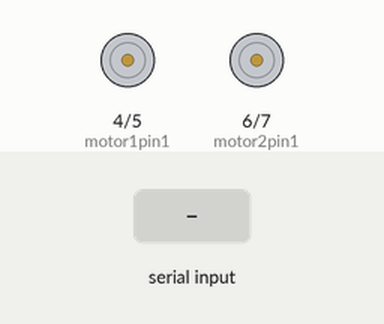
This sketch was run on a simulated Arduino Uno, built with avr-gcc and run on an emulated ATmega328P. On the bench: motor-driver pin pairs drawn as motors (green arrow = first pin HIGH = forward, orange = second pin HIGH = backward, longer = more drive). The inputs (shaded band) are chosen by the test bench.

Above: at 1.2 s.
1.3 s: "w" received over Serial
At 2.4 s:
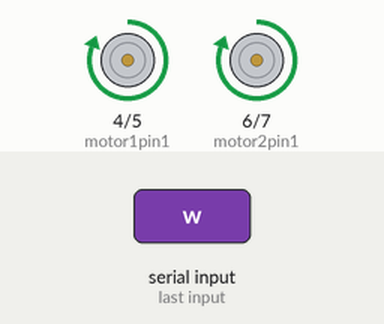
2.8 s: "s" received over Serial
At 3.5 s:
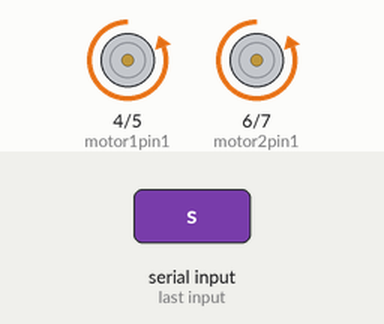
4.3 s: "a" received over Serial
At 4.6 s:
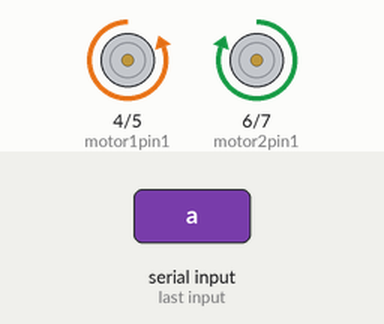
5.8 s: "d" received over Serial
At 7.0 s:
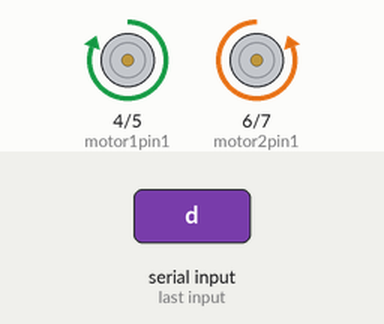
Timing chart, 0 to 8.3 s (numbered marks = the images above; inputs shaded):
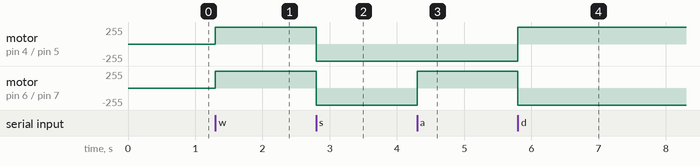

Measured:
- after the input at 1.3 s, motor on pin 4 (motor1pin1) / pin 5 (motor1pin2), motor on pin 6 (motor2pin1) / pin 7 (motor2pin2): stopped → forward 255/255 at once
- after the input at 2.8 s, motor on pin 4 (motor1pin1) / pin 5 (motor1pin2), motor on pin 6 (motor2pin1) / pin 7 (motor2pin2): forward 255/255 → backward 255/255 at once
- after the input at 4.3 s, motor on pin 6 (motor2pin1) / pin 7 (motor2pin2): backward 255/255 → forward 255/255 at once
- after the input at 5.8 s, motor on pin 4 (motor1pin1) / pin 5 (motor1pin2): backward 255/255 → forward 255/255 at once; motor on pin 6 (motor2pin1) / pin 7 (motor2pin2): forward 255/255 → backward 255/255 at once

The sketch:

Motor_driver.ino
```cpp
int motor1pin1 = 4;
int motor1pin2 = 5;

int motor2pin1 = 6;
int motor2pin2 = 7;
char a;
void setup() {
  // put your setup code here, to run once:
  pinMode(motor1pin1, OUTPUT);
  pinMode(motor1pin2, OUTPUT);
  pinMode(motor2pin1, OUTPUT);
  pinMode(motor2pin2, OUTPUT);
  Serial.begin(9600);
}

void loop() {
  // put your main code here, to run repeatedly:
   a=Serial.read();
   if (a=='w') {
  digitalWrite(motor1pin1, HIGH);
  digitalWrite(motor1pin2, LOW);
   digitalWrite(motor2pin1, HIGH);
  digitalWrite(motor2pin2, LOW);}
  else if (a=='s'){
    digitalWrite(motor1pin1,LOW);
  digitalWrite(motor1pin2, HIGH);
  digitalWrite(motor2pin1, LOW);
  digitalWrite(motor2pin2, HIGH);}
  else if(a=='a'){
     digitalWrite(motor1pin1,LOW);
  digitalWrite(motor1pin2, HIGH);
  digitalWrite(motor2pin1, HIGH);
  digitalWrite(motor2pin2, LOW);

  }
  else if(a=='d'){
     digitalWrite(motor1pin1,HIGH);
  digitalWrite(motor1pin2, LOW);
  digitalWrite(motor2pin1, LOW);
  digitalWrite(motor2pin2, HIGH);

  }
}
```
